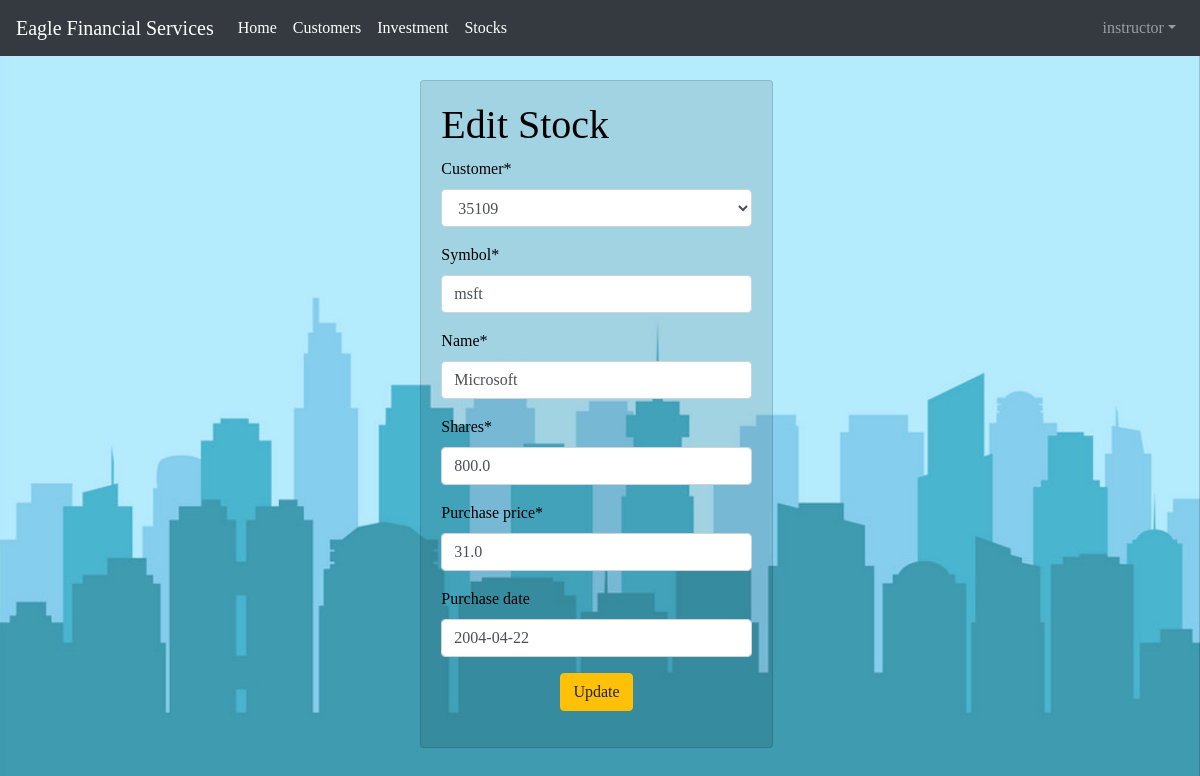
/stock/3/edit/ (signed in), run on an earlier commit of the app's database.
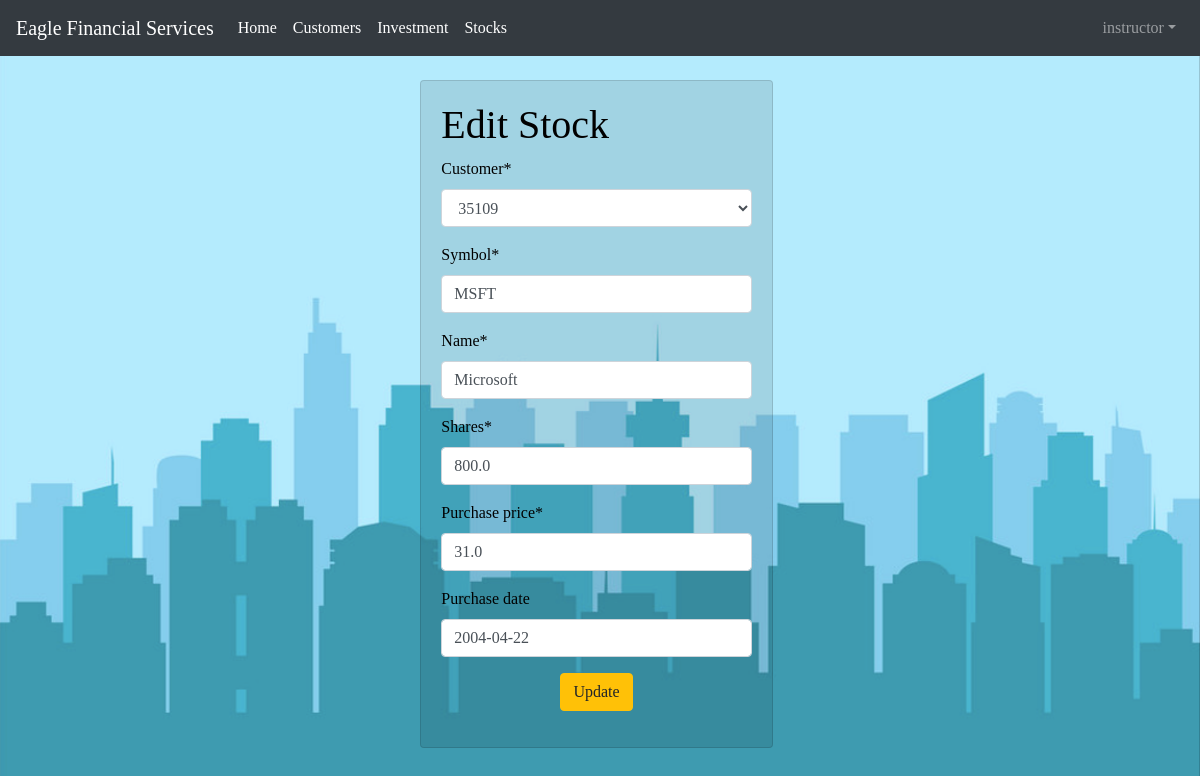
And on a later commit of the database.
### portfolio/models.py (models this page shows, shortened)
class Stock(models.Model):
    customer = models.ForeignKey(Customer, on_delete=models.CASCADE, related_name='stocks')
    symbol = models.CharField(max_length=10)
    name = models.CharField(max_length=50)
    shares = models.DecimalField(max_digits=10, decimal_places=1)
    purchase_price = models.DecimalField(max_digits=10, decimal_places=1)
    purchase_date = models.DateField(default=timezone.now, blank=True, null=True)

### portfolio/views.py (the view)
# urls.py: path('stock/<int:pk>/edit/', views.stock_edit, name='stock_edit'),
@login_required
def stock_edit(request, pk):
    stock = get_object_or_404(Stock, pk=pk)
    if request.method == "POST":
        form = StockForm(request.POST, instance=stock)
        if form.is_valid():
            stock = form.save()
            stock.updated_date = timezone.now()
            stock.save()
            stocks = Stock.objects.filter(purchase_date__lte=timezone.now())
            return render(request, 'portfolio/stock_list.html', {'stocks': stocks})
    else:
        form = StockForm(instance=stock)
    return render(request, 'portfolio/stock_edit.html', {'form': form})

### portfolio/forms.py
class StockForm(forms.ModelForm):
    class Meta:
        model = Stock
        fields = ('customer', 'symbol', 'name', 'shares', 'purchase_price', 'purchase_date',)

### portfolio/models.py (called while the page is built)
    def __str__(self):
        return str(self.cust_number)

### portfolio/templates/portfolio/stock_edit.html (shortened to what this page needs)
{% extends 'portfolio/base.html' %}
{% load crispy_forms_tags %}
{% block content %}
<div class="row">
    <div class="col-md-6"></div>
        <div class="col-md-6">
            <div class="card">
                <div class="card-body">
                    <h1>Edit Stock</h1>
                    <form action="" method="post">{% csrf_token %}
                        {{ form|crispy }}
                        <button type="submit" class="btn btn-warning mx-auto d-block">Update</button>
                    </form>
                </div>
            </div>
        </div>
</div>
{% endblock %}

What changed in the data, as far as the page shows it:
changed Stock "Microsoft": symbol "msft" → "MSFT"
